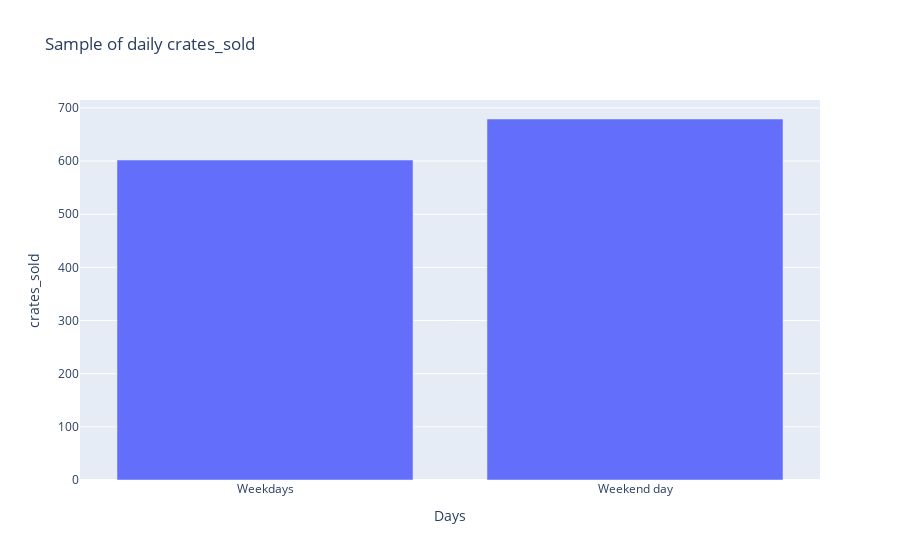

Notebook code for this chart:
### Markdown cell above
Observation:
    1. crates_sold on weekdays is higher than weekends but there is not big difference in average sales on weekdays and weekends (i.e. 0.4% ).

### Code cell
#Check the crates_sold on weekdays and weekends per day
weekdays1=sum(data.crates_sold[data.weekday_end==0])/(365-96)
weekends1=sum(data.crates_sold[data.weekday_end==1])/(365-269)
days=["Weekdays","Weekend day"]
fig=go.Figure([go.Bar(x=days,y=[weekdays1,weekends1])])
fig.update_layout(title='Sample of daily crates_sold  ',
                   xaxis_title='Days',
                   yaxis_title='crates_sold')
fig.show()

### Figure 1 — Plotly figure (JSON) as saved in the notebook; plotly's stock layout.template omitted (floating-point values rounded to 4 significant figures)
{"data": [{"type": "bar", "x": ["Weekdays", "Weekend day"], "y": [602.0, 679.1]}], "layout": {"title": {"text": "Sample of daily crates_sold  "}, "xaxis": {"title": {"text": "Days"}}, "yaxis": {"title": {"text": "crates_sold"}}}}
